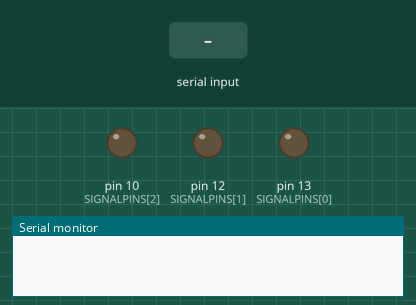
Bench run of a sketch on a simulated Arduino Uno, built with avr-gcc and run on an emulated ATmega328P. On the bench: output pins drawn as LEDs (lit = HIGH), the last lines printed to the serial monitor. Dashed ring = blinking. The test bench sets the inputs (shaded band).

Above: at 1.2 s.
1.3 s: "S" received over Serial
At 1.55 s:
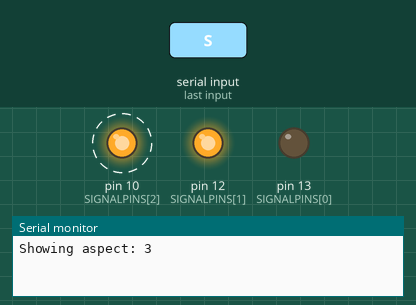
4.3 s: "H" received over Serial
At 4.6 s:
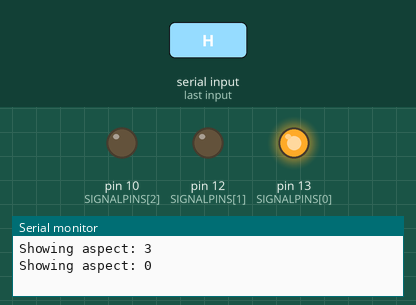
5.8 s: "P" received over Serial
At 7.0 s:
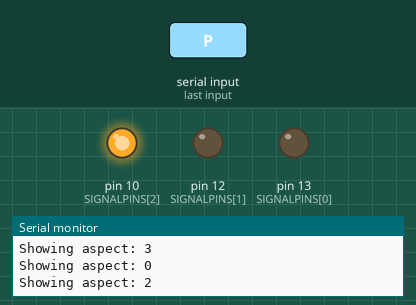
7.3 s: "W" received over Serial
At 8.1 s:
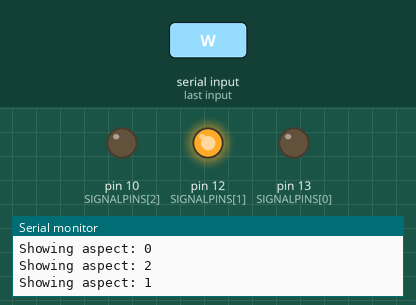
Timing chart, 0 to 9.8 s (numbered marks = the images above; inputs shaded):
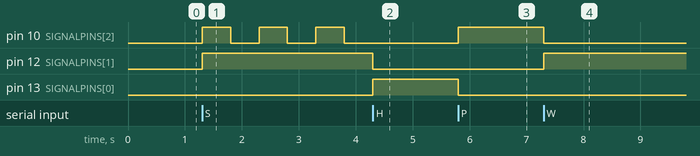

The sketch:

07_FourAspectSignalBlink.ino
```cpp
const int NUMBEROFCOUNTRIES = 2;

enum countries {
  NL, DE
};

enum sigalAspects {
  HALT, WARN, PASS, SLOW
};

countries currentCountry = NL;

void setup() {
  // initialize signal output
  SignalControl_Init();
  Serial.begin(9600);
}

// the loop function runs over and over again forever
void loop() {
  char inputchar = ' ';
  if (Serial.available()) {
    inputchar = Serial.read();
    switch (inputchar) {
      case 'H':
        SignalControl_ShowAspect(HALT);
        break;
      case 'W':
        SignalControl_ShowAspect(WARN);
        break;
      case 'P':
        SignalControl_ShowAspect(PASS);
        break;
      case 'S':
        SignalControl_ShowAspect(SLOW);
        break;
      case '1':
        currentCountry = NL;;
        break;
      case '2':
        currentCountry = DE;;
        break;
    };
  }
  SignalControl_Blink();
}
```

SignalControl.ino
```cpp
const int NUMBEROFPINS = 3;
const int SIGNALPINS[NUMBEROFPINS] = {13, 12, 10}; //for RED, YELLOW and GREEN LED
unsigned long previousMillis[NUMBEROFPINS];        // will store last time LED was updated
int signalState[NUMBEROFPINS];

const int NUMBEROFASPECTS = 4;
const int BLINKTIME = 500;
enum ledState {
  OFF, ON, BLINK     //first OFF, will be 0 written to output port
};

int aspectLEDS [NUMBEROFCOUNTRIES][NUMBEROFASPECTS][NUMBEROFPINS] = {
  { //NL
    {ON, OFF, OFF},  //HALT
    {OFF, ON, OFF},  //WARN
    {OFF, OFF, ON},  //PASS
    {OFF, ON, BLINK} //SLOW does not exist in NL
  },
  { //DE
    {ON, OFF, OFF},  //HALT
    {OFF, ON, ON},   //WARN
    {OFF, OFF, ON},  //PASS
    {OFF, ON, BLINK} //SLOW does not exist in DE
  }
};
int currentAspect;

void SignalControl_Init() {
  // initialize digital pin 13 as an output.
  for (int i = 0; i < NUMBEROFPINS; i++)
  {
    pinMode(SIGNALPINS[i], OUTPUT);
  }
}

void SignalControl_ShowAspect(int aspectNumber) {
  Serial.print("Showing aspect: ");
  Serial.println(aspectNumber);
  currentAspect = aspectNumber;
  for (int i = 0; i < NUMBEROFPINS; i++) {
    if (aspectLEDS[currentCountry][currentAspect][i] == ON || aspectLEDS[currentCountry][currentAspect][i] == OFF) {
      digitalWrite(SIGNALPINS[i], aspectLEDS[currentCountry][aspectNumber][i]);
    }
  }
}

void SignalControl_Blink() {
  unsigned long currentMillis = millis();             // current time
  for (int i = 0; i < NUMBEROFPINS; i++)
  {
    if ((aspectLEDS[currentCountry][currentAspect][i] == BLINK) && (currentMillis - previousMillis[i] >= BLINKTIME)) {   //time of this specific signal has passed - invert
      previousMillis[i] = currentMillis;
      // if the LED is off turn it on and vice-versa:
      if (signalState[i] == LOW) {
        signalState[i] = HIGH;
      } else {
        signalState[i] = LOW;
      }
      digitalWrite(SIGNALPINS[i], signalState[i]);
    }
  }
}
```

Measured:
- after the input at 1.3 s, pin 10 (SIGNALPINS[2]): alternates HIGH for 0.50 s and LOW for 0.50 s, starting at once; pin 12 (SIGNALPINS[1]): LOW → HIGH at once
- after the input at 4.3 s, pin 10 (SIGNALPINS[2]): stays LOW (without the input it goes to HIGH after 0.00 s); pin 12 (SIGNALPINS[1]): HIGH → LOW at once; pin 13 (SIGNALPINS[0]): LOW → HIGH at once
- after the input at 5.8 s, pin 10 (SIGNALPINS[2]): LOW → HIGH at once; pin 13 (SIGNALPINS[0]): HIGH → LOW at once
- after the input at 7.3 s, pin 10 (SIGNALPINS[2]): HIGH → LOW at once; pin 12 (SIGNALPINS[1]): LOW → HIGH at once
